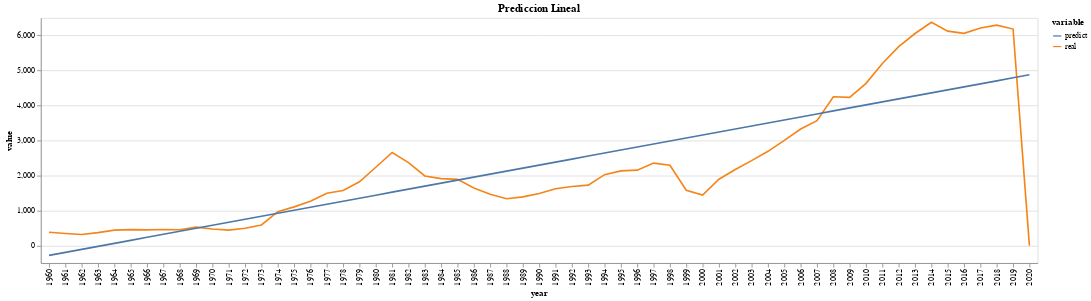

Here is the notebook cell this chart was saved with:
### Code cell
alt.Chart(predict_linear.melt('year')).mark_line().encode(
x='year',
y='value',
color='variable'
).properties(title='Prediccion Lineal')

### Figure 1 — Vega-Lite specification as saved in the notebook (floating-point values rounded to 4 significant figures)
{"config": {"view": {"continuousWidth": 400, "continuousHeight": 300}}, "data": {"name": "data-99916efd307f713803bce5aee3fb991d"}, "mark": "line", "encoding": {"color": {"type": "nominal", "field": "variable"}, "x": {"type": "nominal", "field": "year"}, "y": {"type": "quantitative", "field": "value"}}, "title": "Prediccion Lineal", "$schema": "https://vega.github.io/schema/vega-lite/v4.8.1.json", "datasets": {"data-99916efd307f713803bce5aee3fb991d": [{"year": "1960", "variable": "real", "value": 379.4}, {"year": "1961", "variable": "real", "value": 343.8}, {"year": "1962", "variable": "real", "value": 315.5}, {"year": "1963", "variable": "real", "value": 368.5}, {"year": "1964", "variable": "real", "value": 440.3}, {"year": "1965", "variable": "real", "value": 455.0}, {"year": "1966", "variable": "real", "value": 449.7}, {"year": "1967", "variable": "real", "value": 459.1}, {"year": "1968", "variable": "real", "value": 450.8}, {"year": "1969", "variable": "real", "value": 527.6}, {"year": "1970", "variable": "real", "value": 471.4}, {"year": "1971", "variable": "real", "value": 440.6}, {"year": "1972", "variable": "real", "value": 495.3}, {"year": "1973", "variable": "real", "value": 588.1}, {"year": "1974", "variable": "real", "value": 969.5}, {"year": "1975", "variable": "real", "value": 1105.0}, {"year": "1976", "variable": "real", "value": 1264.0}, {"year": "1977", "variable": "real", "value": 1493.0}, {"year": "1978", "variable": "real", "value": 1572.0}, {"year": "1979", "variable": "real", "value": 1820.0}, {"year": "1980", "variable": "real", "value": 2237.0}, {"year": "1981", "variable": "real", "value": 2659.0}, {"year": "1982", "variable": "real", "value": 2369.0}, {"year": "1983", "variable": "real", "value": 1988.0}, {"year": "1984", "variable": "real", "value": 1912.0}, {"year": "1985", "variable": "real", "value": 1891.0}, {"year": "1986", "variable": "real", "value": 1647.0}, {"year": "1987", "variable": "real", "value": 1464.0}, {"year": "1988", "variable": "real", "value": 1337.0}, {"year": "1989", "variable": "real", "value": 1390.0}, {"year": "1990", "variable": "real", "value": 1489.0}, {"year": "1991", "variable": "real", "value": 1621.0}, {"year": "1992", "variable": "real", "value": 1688.0}, {"year": "1993", "variable": "real", "value": 1727.0}, {"year": "1994", "variable": "real", "value": 2025.0}, {"year": "1995", "variable": "real", "value": 2132.0}, {"year": "1996", "variable": "real", "value": 2154.0}, {"year": "1997", "variable": "real", "value": 2355.0}, {"year": "1998", "variable": "real", "value": 2293.0}, {"year": "1999", "variable": "real", "value": 1578.0}, {"year": "2000", "variable": "real", "value": 1445.0}, {"year": "2001", "variable": "real", "value": 1895.0}, {"year": "2002", "variable": "real", "value": 2172.0}, {"year": "2003", "variable": "real", "value": 2426.0}, {"year": "2004", "variable": "real", "value": 2691.0}, {"year": "2005", "variable": "real", "value": 3002.0}, {"year": "2006", "variable": "real", "value": 3329.0}, {"year": "2007", "variable": "real", "value": 3568.0}, {"year": "2008", "variable": "real", "value": 4249.0}, {"year": "2009", "variable": "real", "value": 4232.0}, {"year": "2010", "variable": "real", "value": 4634.0}, {"year": "2011", "variable": "real", "value": 5201.0}, {"year": "2012", "variable": "real", "value": 5682.0}, {"year": "2013", "variable": "real", "value": 6056.0}, {"year": "2014", "variable": "real", "value": 6377.0}, {"year": "2015", "variable": "real", "value": 6124.0}, {"year": "2016", "variable": "real", "value": 6060.0}, {"year": "2017", "variable": "real", "value": 6214.0}, {"year": "2018", "variable": "real", "value": 6296.0}, {"year": "2019", "variable": "real", "value": 6184.0}, {"year": "2020", "variable": "real", "value": 0.0}, {"year": "1960", "variable": "predict", "value": -280.2}, {"year": "1961", "variable": "predict", "value": -194.3}, {"year": "1962", "variable": "predict", "value": -108.3}, {"year": "1963", "variable": "predict", "value": -22.36}, {"year": "1964", "variable": "predict", "value": 63.59}, {"year": "1965", "variable": "predict", "value": 149.5}, {"year": "1966", "variable": "predict", "value": 235.5}, {"year": "1967", "variable": "predict", "value": 321.4}, {"year": "1968", "variable": "predict", "value": 407.4}, {"year": "1969", "variable": "predict", "value": 493.4}, {"year": "1970", "variable": "predict", "value": 579.3}, {"year": "1971", "variable": "predict", "value": 665.3}, {"year": "1972", "variable": "predict", "value": 751.2}, {"year": "1973", "variable": "predict", "value": 837.2}, {"year": "1974", "variable": "predict", "value": 923.1}, {"year": "1975", "variable": "predict", "value": 1009.0}, {"year": "1976", "variable": "predict", "value": 1095.0}, {"year": "1977", "variable": "predict", "value": 1181.0}, {"year": "1978", "variable": "predict", "value": 1267.0}, {"year": "1979", "variable": "predict", "value": 1353.0}, {"year": "1980", "variable": "predict", "value": 1439.0}, {"year": "1981", "variable": "predict", "value": 1525.0}, {"year": "1982", "variable": "predict", "value": 1611.0}, {"year": "1983", "variable": "predict", "value": 1697.0}, {"year": "1984", "variable": "predict", "value": 1783.0}, {"year": "1985", "variable": "predict", "value": 1869.0}, {"year": "1986", "variable": "predict", "value": 1955.0}, {"year": "1987", "variable": "predict", "value": 2040.0}, {"year": "1988", "variable": "predict", "value": 2126.0}, {"year": "1989", "variable": "predict", "value": 2212.0}, {"year": "1990", "variable": "predict", "value": 2298.0}, {"year": "1991", "variable": "predict", "value": 2384.0}, {"year": "1992", "variable": "predict", "value": 2470.0}, {"year": "1993", "variable": "predict", "value": 2556.0}, {"year": "1994", "variable": "predict", "value": 2642.0}, {"year": "1995", "variable": "predict", "value": 2728.0}, {"year": "1996", "variable": "predict", "value": 2814.0}, {"year": "1997", "variable": "predict", "value": 2900.0}, {"year": "1998", "variable": "predict", "value": 2986.0}, {"year": "1999", "variable": "predict", "value": 3072.0}, {"year": "2000", "variable": "predict", "value": 3158.0}, {"year": "2001", "variable": "predict", "value": 3244.0}, {"year": "2002", "variable": "predict", "value": 3330.0}, {"year": "2003", "variable": "predict", "value": 3416.0}, {"year": "2004", "variable": "predict", "value": 3502.0}, {"year": "2005", "variable": "predict", "value": 3588.0}, {"year": "2006", "variable": "predict", "value": 3674.0}, {"year": "2007", "variable": "predict", "value": 3760.0}, {"year": "2008", "variable": "predict", "value": 3845.0}, {"year": "2009", "variable": "predict", "value": 3931.0}, {"year": "2010", "variable": "predict", "value": 4017.0}, {"year": "2011", "variable": "predict", "value": 4103.0}, {"year": "2012", "variable": "predict", "value": 4189.0}, {"year": "2013", "variable": "predict", "value": 4275.0}, {"year": "2014", "variable": "predict", "value": 4361.0}, {"year": "2015", "variable": "predict", "value": 4447.0}, {"year": "2016", "variable": "predict", "value": 4533.0}, {"year": "2017", "variable": "predict", "value": 4619.0}, {"year": "2018", "variable": "predict", "value": 4705.0}, {"year": "2019", "variable": "predict", "value": 4791.0}, {"year": "2020", "variable": "predict", "value": 4877.0}]}}
